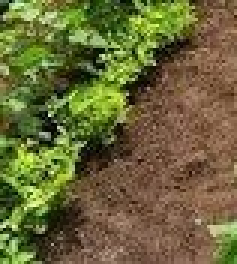
#> input picture crop_field.jpg, 79 x 88 px (shown 3 times larger)
$ python assignment.py
#> lines starting #> are read from the running program, lines starting #| are printed output that depends on the picture; after the words box and inside, x2 and y2 are one past the last pixel; in counts of white or black regions, pixels touching at a corner belong together
import cv2 as cv
import numpy as np
import matplotlib.pyplot as plt
from sklearn.linear_model import RANSACRegressor

img = cv.imread('crop_field.jpg', cv.IMREAD_GRAYSCALE)
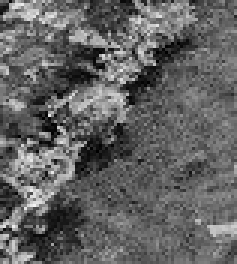
#> img: shape (88, 79) (shown 3 times larger); min 0, max 244, mean 98.5

if img is None:
    print("ERROR: crop_field.jpg not found!")
    exit()

edges = cv.Canny(img, 550, 690)
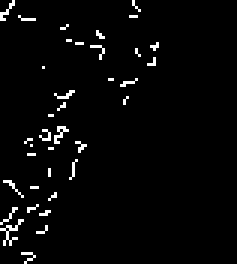
#> edges: shape (88, 79) (shown 3 times larger); 2.9% white in thin lines or dots, all inside (x1, y1, x2, y2) = (0, 0, 53, 88)

fig, axes = plt.subplots(1, 2, figsize=(10, 5))
axes[0].imshow(img, cmap='gray')
axes[0].set_title('Q1a: Original Cropped Image')
axes[1].imshow(edges, cmap='gray')
axes[1].set_title('Q1b: Canny Edge Detection')
plt.tight_layout()
plt.savefig('output_q1.png')
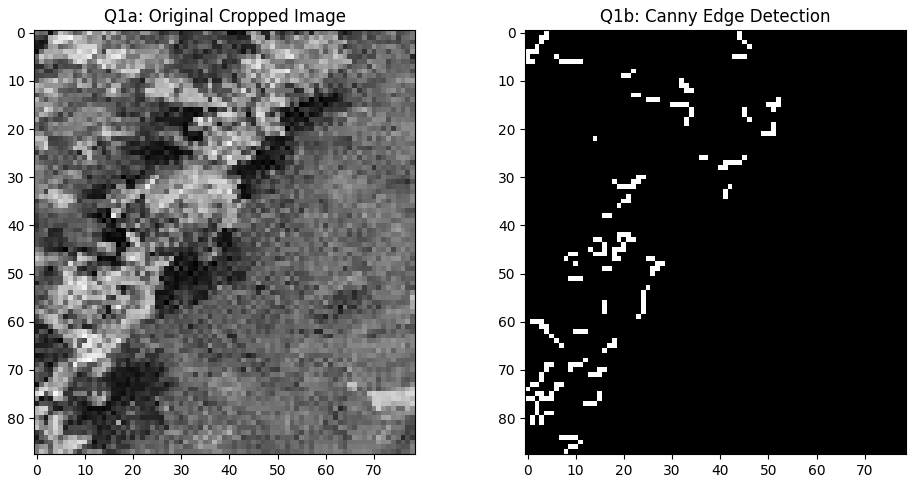
#> figure drawn by matplotlib, 2 panels
plt.show()
print("Q1 done")

indices = np.where(edges != [0])
#> indices = 200 positions, rows 0 to 87, columns 0 to 52
x = indices[1]
#> x = 200 values, max 52 at index 37, min 0 at index 9, mean 19.06
y = indices[0]
#> y = 200 values from 0 to 87

print(f"Total edge points found: {len(x)}")
#| Total edge points found: 200

plt.figure(figsize=(7, 6))
plt.scatter(x, y, s=1, c='blue', label='Edge points')
plt.gca().invert_yaxis()
plt.xlabel('x (pixels)')
plt.ylabel('y (pixels)')
plt.title('Q2: Scatter Plot of Edge Points')
plt.legend()
plt.savefig('output_q2.png')
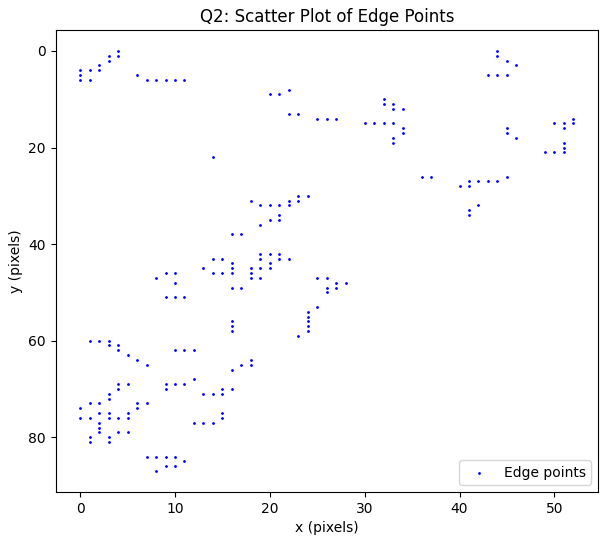
#> figure drawn by matplotlib, 1 panel
plt.show()
print("Q2 done")

coeffs = np.polyfit(x, y, 1)
#> coeffs = [-0.983, 61.76]
m_ols = coeffs[0]
#> m_ols = -0.983
c_ols = coeffs[1]
#> c_ols = 61.76
angle_ols = abs(np.degrees(np.arctan(m_ols)))
#> angle_ols = 44.52

x_line = np.linspace(x.min(), x.max(), 200)
#> x_line = 200 values from 0 to 52
y_ols_line = m_ols * x_line + c_ols
#> y_ols_line = 200 values, max 61.76 at index 0, min 10.62 at index 199, mean 36.19

plt.figure(figsize=(7, 6))
plt.scatter(x, y, s=1, c='blue', label='Edge points')
plt.plot(x_line, y_ols_line, 'r-', linewidth=2,
         label=f'OLS fit  theta = {angle_ols:.2f} degrees')
plt.gca().invert_yaxis()
plt.xlabel('x (pixels)')
plt.ylabel('y (pixels)')
plt.title('Q3: Ordinary Least Squares Fit')
plt.legend()
plt.savefig('output_q3.png')
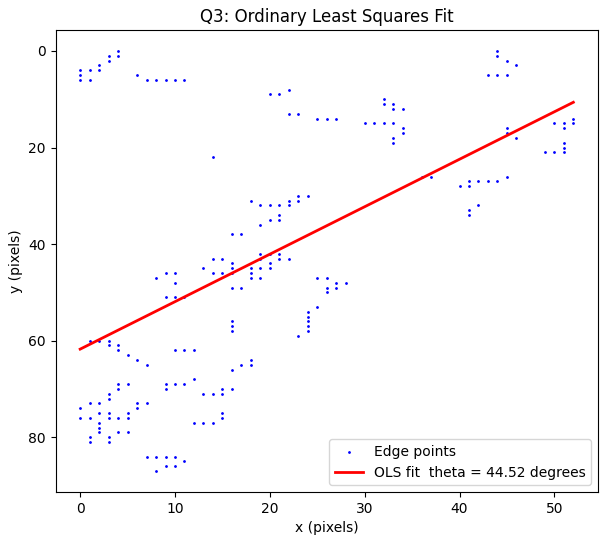
#> figure drawn by matplotlib, 1 panel; curve peaks at x = 0, y = 61.76
plt.show()
# Q3 OLS fitting completed
print(f"Q4 - OLS angle: {angle_ols:.2f} degrees")
#| Q4 - OLS angle: 44.52 degrees

data = np.column_stack([x, y]).astype(float)
#> data = 200 pairs, first value 0 to 52, second value 0 to 87
mean_x = np.mean(x)
#> mean_x = 19.06
mean_y = np.mean(y)
#> mean_y = 43.02
centered = data - [mean_x, mean_y]
#> centered = 200 pairs, first value -19.06 to 32.94, second value -43.02 to 43.98
U, S, Vt = np.linalg.svd(centered)
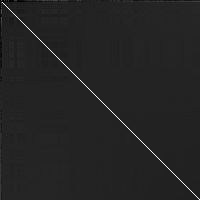
#> U: shape (200, 200) float64; min -0.16, max 1, mean 0.00496; drawn with min black and max white
#> S = [386.6, 161.5]; Vt = [[-0.355, 0.935], [-0.935, -0.355]]
normal = Vt[-1]
#> normal = [-0.935, -0.355]
m_tls = -normal[0] / normal[1]
#> m_tls = -2.63
c_tls = mean_y - m_tls * mean_x
#> c_tls = 93.17
angle_tls = abs(np.degrees(np.arctan(m_tls)))
#> angle_tls = 69.19

y_tls_line = m_tls * x_line + c_tls
#> y_tls_line = 200 values, max 93.17 at index 0, min -43.67 at index 199, mean 24.75
# Q4 completed


plt.figure(figsize=(7, 6))
plt.scatter(x, y, s=1, c='blue', label='Edge points')
plt.plot(x_line, y_tls_line, 'g-', linewidth=2,
         label=f'TLS fit  theta = {angle_tls:.2f} degrees')
plt.gca().invert_yaxis()
plt.xlabel('x (pixels)')
plt.ylabel('y (pixels)')
plt.title('Q6: Total Least Squares Fit')
plt.legend()
plt.savefig('output_q6.png')
#> figure, not shown here; curve peaks at x = 0, y = 93.17
plt.show()
print(f"Q7 - TLS angle: {angle_tls:.2f} degrees")
#| Q7 - TLS angle: 69.19 degrees

ransac = RANSACRegressor(
    residual_threshold=2,
    max_trials=1000,
    random_state=42
)
ransac.fit(x.reshape(-1, 1), y)
m_ransac = ransac.estimator_.coef_[0]
c_ransac = ransac.estimator_.intercept_
angle_ransac = abs(np.degrees(np.arctan(m_ransac)))


inlier_mask = ransac.inlier_mask_
outlier_mask = ~inlier_mask
y_ransac_line = m_ransac * x_line + c_ransac

plt.figure(figsize=(7, 6))
plt.scatter(x[inlier_mask], y[inlier_mask], s=1,
            c='blue', label='Inliers')
plt.scatter(x[outlier_mask], y[outlier_mask], s=1,
            c='orange', label='Outliers')
plt.plot(x_line, y_ransac_line, 'r-', linewidth=2,
         label=f'RANSAC  theta = {angle_ransac:.2f} degrees')
plt.gca().invert_yaxis()
plt.xlabel('x (pixels)')
plt.ylabel('y (pixels)')
plt.title('Q10: RANSAC Fit')
plt.legend()
plt.savefig('output_q10.png')
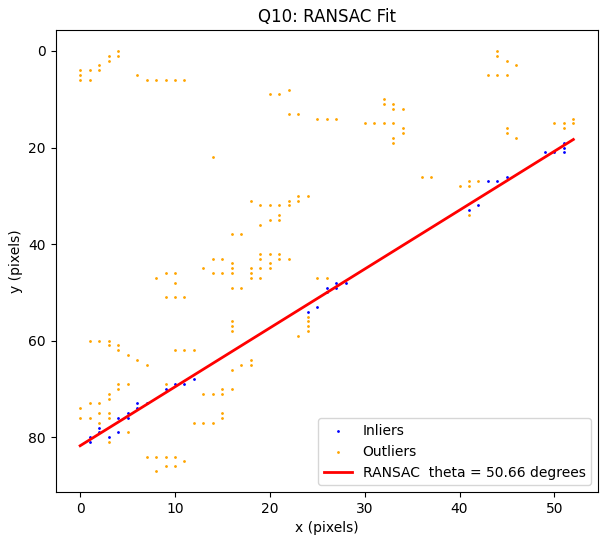
#> figure drawn by matplotlib, 1 panel; curve peaks at x = 0, y = 81.77
plt.show()
print(f"Q11 - RANSAC angle: {angle_ransac:.2f} degrees")

print("=========================================")
print(f"  OLS angle    = {angle_ols:.2f} degrees")
#|   OLS angle    = 44.52 degrees
print(f"  TLS angle    = {angle_tls:.2f} degrees")
#|   TLS angle    = 69.19 degrees
print(f"  RANSAC angle = {angle_ransac:.2f} degrees")
print("=========================================")
